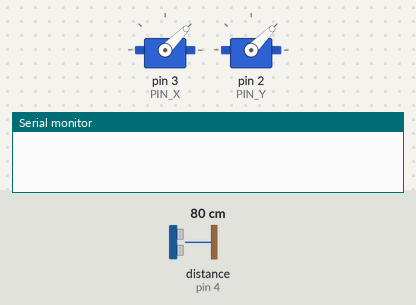
A sketch run on a simulated Arduino Uno, built with avr-gcc and run on an emulated ATmega328P. Shown: 2 × servo, the last lines printed to the serial monitor. The test bench sets the inputs (shaded band); at power-on: distance to the obstacle (sensor on pin 4) 80 cm. The echo pulse lasts 58.3 µs per cm.

Above: at 0.1 s.
At 32.8 s:
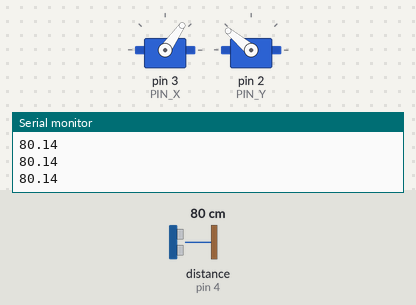
At 68.2 s:
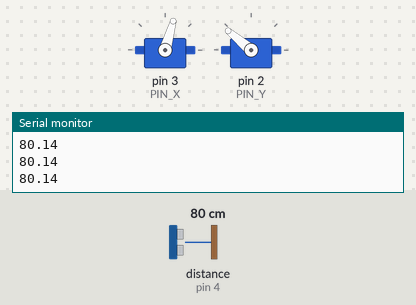
At 125.4 s:
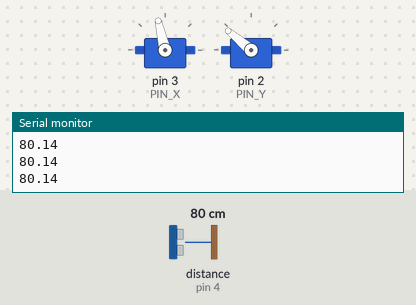
Timing chart, 0 to 126.9 s (numbered marks = the images above):
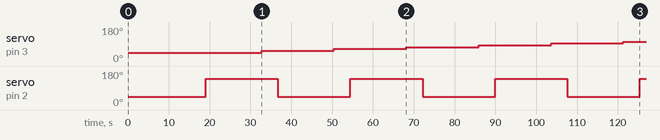

The sketch:

LinearActuator_and_UltrasonicSensor.ino
```cpp
#include <Servo.h>

Servo ServoX;
Servo ServoY;

#define PIN_X (3)
#define PIN_Y (2)
#define echoPin 4 // attach pin D2 Arduino to pin Echo of HC-SR04
#define trigPin 5 //attach pin D3 Arduino to pin Trig of HC-SR04
#define resolution 10
#define delayS 4

// Define global variables
long duration; // variable for the duration of sound wave travel
double distance; // variable for the distance measurement
double counter;

int stepSizeX = 100/resolution;
int stepSizeY = stepSizeX;

int delayMS = delayS * 1000;

//int distanceMatrix[256];  // maximum size of an array?

bool isExtending = true;

// Sets x-direction linear actuator to a percentage of the total distance
void SetStrokePercX(float strokePercentageX)
{
  if(strokePercentageX < 1)
    strokePercentageX = 1;
  else if (strokePercentageX > 99)
    strokePercentageX == 99;

  int usecX = 1000 + strokePercentageX * (2000-1000)/100;
  ServoX.writeMicroseconds(usecX);  // Apply a frequency with pulsewidth usecx to move servo motor set distance
}

// Sets y-direction linear actuator to a percentage of the total distance
void SetStrokePercY(float strokePercentageY)
{
  if(strokePercentageY < 1)
    strokePercentageY = 1;
  else if (strokePercentageY > 99)
    strokePercentageY == 99;

  int usecY = 1000 + strokePercentageY * (2000-1000)/100; // Acquire the pulsewidth in micro seconds
  ServoY.writeMicroseconds(usecY);  // Apply a frequency with pulsewidth usecx to move servo motor set distance
}

// Read value from the ultrasonic sensor and calculate the distance measured between the sensor and the object | float
void GetDistance() {
      // Clears the trigPin condition
      digitalWrite(trigPin, LOW);
      delayMicroseconds(2);

      // Sets the trigPin HIGH (ACTIVE) for 10 microseconds
      digitalWrite(trigPin, HIGH);
      delayMicroseconds(10);
      digitalWrite(trigPin, LOW);

      // Reads the echoPin, returns the sound wave travel time in microseconds
      duration = pulseIn(echoPin, HIGH);

      // Calculating the distance
      distance = duration * 0.03436426117 / 2; // Speed of sound wave (cm/us) divided by 2 (account for forward and back travel

      // Delay the increase of a counter variable
      delay(100);
      counter += 0.1;

      Serial.println(distance);
//      return counter;
}

void setup() {
  ServoX.attach(PIN_X);
  ServoY.attach(PIN_Y);

  pinMode(trigPin, OUTPUT); // Sets the trigPin as an OUTPUT
  pinMode(echoPin, INPUT); // Sets the echoPin as an INPUT

  Serial.begin(9600);
  Serial.setTimeout(1);
}

void loop() {
  // Reset position of the linear actuators
  SetStrokePercX(1);
  SetStrokePercY(1);
  delay(15000); // Provide the linear actuators enough time to reach the starting positions regardless of their position at the start of runtime

  for(int x = 1; x < 101; x += stepSizeX){
    // Move X linear actuator to some percentage of the full extendable distance
    SetStrokePercX(x);
    delay(delayMS);           // Delay the programming for the minimum amount of time it takes for actuator X to move to position x% of the full distance
    counter = 0;

    // Indicative that the actuator is at the starting position 0, thus extend
    if(isExtending) {
      SetStrokePercY(99);     // Extend the linear actuator to 99% of the full length

      while(isExtending) {
        GetDistance();        // Measure the distance from the ultrasonic sensor
        if(counter >= 13) {   // 13 seconds have passed and the linear actuator should be at the full distance
          isExtending = false;
        }
      }
    } else {  // Indicative that the actuator is at the full extended length, thus retract
      SetStrokePercY(1);      // Retract the linear actuator to 1% of the full length

      while(!isExtending) {
        GetDistance();        // Measure the distance from the ultrasonic sensor
        if(counter >= 13) {   // 13 seconds have passed and the linear actuator should be at the full distance
          isExtending = true;
        }
      }
    }
  }

  // Return linear actuators to starting position and exit the program
  SetStrokePercX(1);
  SetStrokePercY(1);
  delay(15000);
  exit(0);
}
```

Measured:
- by itself, servo on pin 3 (PIN_X): moves from 45° to 103° over 88.6 s
- by itself, servo on pin 2 (PIN_Y): alternates 140° for 17.7 s and 45° for 17.7 s
